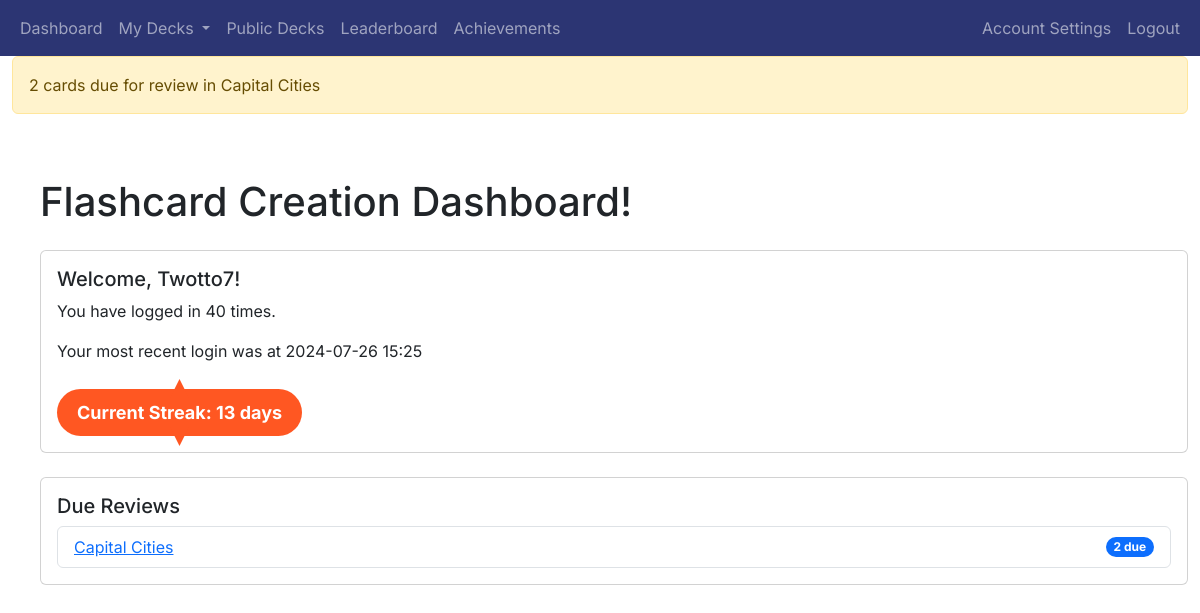
The page /dashboard (signed in) on the database its author committed.
### app/auth/models.py (models this page shows, shortened)
class User(db.Model, UserMixin):
    user_id = db.Column(db.Integer, primary_key=True)
    username = db.Column(db.String(80), unique=True, nullable=False)
    email = db.Column(db.String(120), unique=True, nullable=False)
    password_hash = db.Column(db.String(128), nullable=False)
    points = db.Column(db.Integer, default=0)  # Add points column
    achievements = db.relationship('UserAchievement', back_populates='user', cascade='all, delete-orphan')
    login_events = db.relationship('LoginEvent', backref='user', cascade='all, delete-orphan', lazy=True)
    decks = db.relationship('Deck', backref='user', cascade='all, delete-orphan', lazy=True)
    def get_login_count(self, user_id):
        return LoginEvent.query.filter_by(user_id=user_id).count()

### app/decks/models.py (models this page shows, shortened)
class Deck(db.Model):
    deck_id = db.Column(db.Integer, primary_key=True)
    name = db.Column(db.String(100), nullable=False)
    user_id = db.Column(db.Integer, db.ForeignKey('user.user_id'), nullable=False)
    created_at = db.Column(db.DateTime, nullable=False, default=datetime.utcnow)
    shared = db.Column(db.Boolean, default=False)
    review_start_date = db.Column(db.DateTime, nullable=True)
    cards = db.relationship('Card', backref='deck', cascade='all, delete-orphan', lazy=True)

### app/main/routes.py (the view)
@main_blueprint.route('/dashboard')
@login_required
def dashboard():
    user_decks = Deck.query.filter_by(user_id=current_user.user_id).all()
    due_reviews = []
    for deck in user_decks:
        due_count = Card.query.filter(
            Card.deck_id == deck.deck_id,
            Card.next_review_date <= datetime.utcnow()
        ).count()
        if due_count > 0:
            due_reviews.append({
                'deck_id': deck.deck_id,
                'name': deck.name,
                'due_count': due_count
            })
            flash(f'{due_count} cards due for review in {deck.name}', 'warning')
    login_events = LoginEvent.query.filter_by(user_id=current_user.user_id).order_by(LoginEvent.timestamp.desc()).all()
    previous_login_time = login_events[1].timestamp if len(login_events) > 1 else None
    if previous_login_time:
        bst = timezone('Europe/London')
        previous_login_time = previous_login_time.replace(tzinfo=pytz.utc).astimezone(bst)
        previous_login_time_str = previous_login_time.strftime('%Y-%m-%d %H:%M')
    else:
        previous_login_time_str = 'N/A'
    streak = session.get('streak', 1)
    user_info = {
        'username': current_user.username,
        'login_count': current_user.get_login_count(current_user.user_id),
        'last_login_at': previous_login_time_str,
        'current_streak': streak  # Add the current streak to user_info
    }
    return render_template('dashboard.html', due_reviews=due_reviews, user_info=user_info)

### app/__init__.py (called while the page is built)
@login_manager.user_loader
def load_user(user_id):
    return User.query.get(int(user_id))

### app/main/templates/dashboard.html (shortened to what this page needs)
{% extends "base.html" %}
{% block content %}
<div class="container mt-4">
    <h1 class="mb-4">Flashcard Creation Dashboard!</h1>
    <div class="card mb-4">
        <div class="card-body">
            <h5 class="card-title">Welcome, {{ user_info.username }}!</h5>
            <p class="card-text">You have logged in {{ user_info.login_count }} times.</p>
            <p class="card-text">Your most recent login was at {{ user_info.last_login_at }}</p>
            <div class="streak-badge">
                Current Streak: {{ user_info.current_streak }} days
            </div>
        </div>
    </div>
    <div class="card">
        <div class="card-body">
            <h5 class="card-title">Due Reviews</h5>
            {% if due_reviews %}
                <ul class="list-group">
                    {% for review in due_reviews %}
                        <li class="list-group-item d-flex justify-content-between align-items-center">
                            <a href="{{ url_for('review.start_review', deck_id=review.deck_id) }}">{{ review.name }}</a>
                            <span class="badge bg-primary rounded-pill">{{ review.due_count }} due</span>
                        </li>
                    {% endfor %}
                </ul>
            {% else %}
                <p class="card-text">No reviews due at the moment.</p>
            {% endif %}
        </div>
    </div>
</div>
{% endblock %}

### app/static/styles.css (style rules this page uses)
.streak-badge { display: inline-block; padding: 10px 20px; font-size: 18px; font-weight: bold; color: white; background-color: #FF5722; border-radius: 50px; text-align: center; margin-top: 10px; position: relative; }
.streak-badge::before { content: ''; position: absolute; top: -10px; left: 50%; transform: translateX(-50%); width: 20px; height: 20px; background-color: #FF5722; clip-path: polygon(50% 0%, 100% 100%, 0% 100%); }
.streak-badge::after { content: ''; position: absolute; bottom: -10px; left: 50%; transform: translateX(-50%); width: 20px; height: 20px; background-color: #FF5722; clip-path: polygon(0% 0%, 100% 0%, 50% 100%); }

### app/templates/base.html (style rules this page uses)
body { font-family: 'Inter', sans-serif; }
h1, h2, h3, h4, h5, h6, p, a { font-family: 'Inter', sans-serif; }

### rows shown on the page
User: username "Twotto7"
Deck: name "Capital Cities", due_count "2"

### other values the page prints
{{ message }} "2 cards due for review in Capital Cities"
{{ user_info.login_count }} "40"
{{ user_info.last_login_at }} "2024-07-26 15:25"
{{ user_info.current_streak }} "13"
